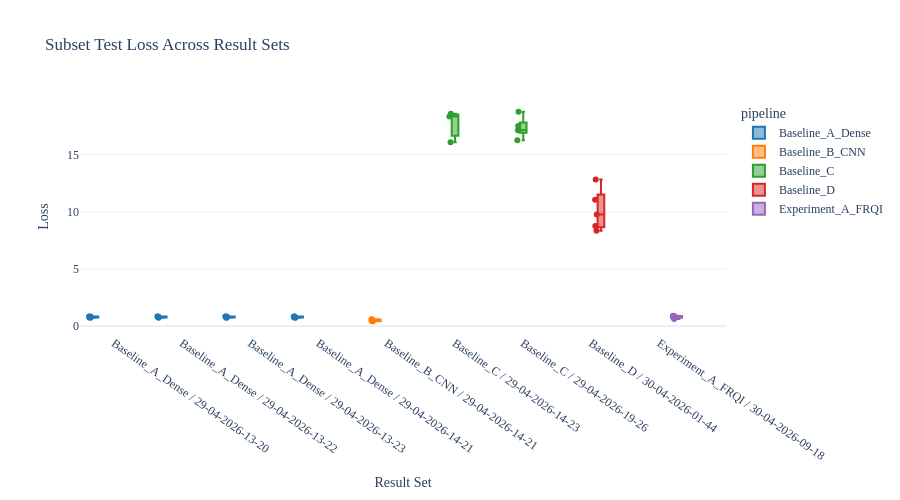
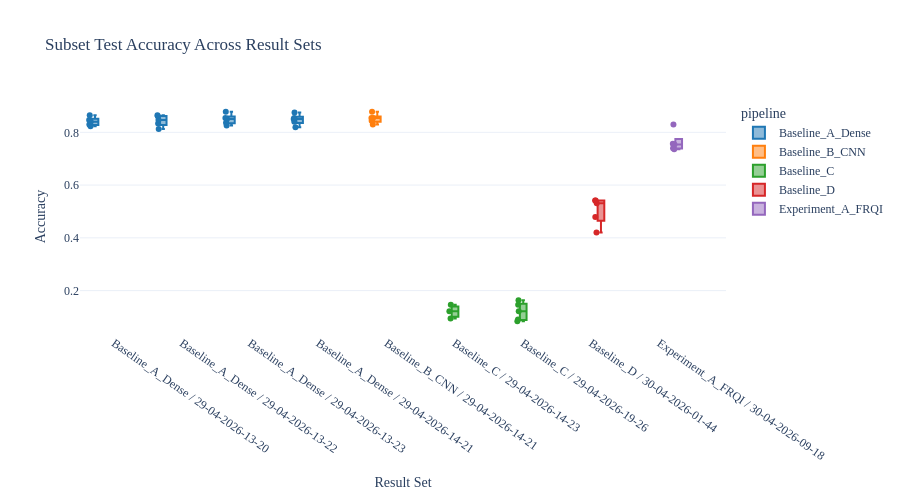
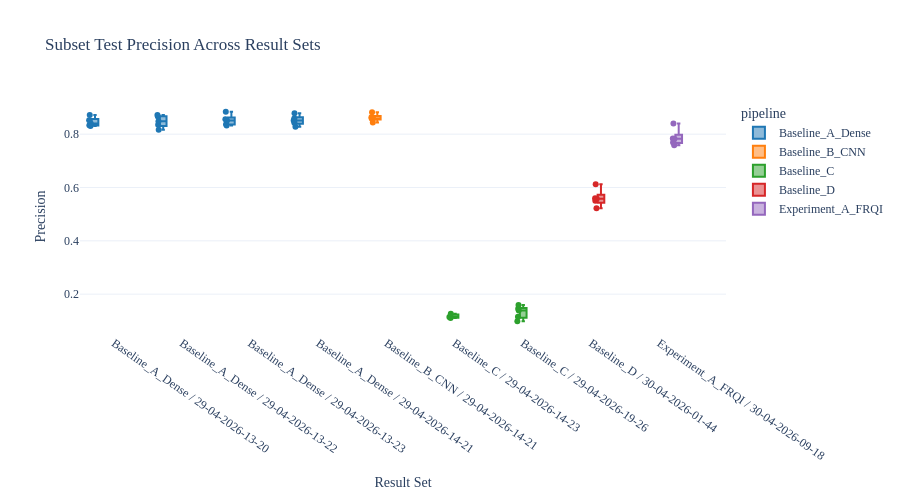
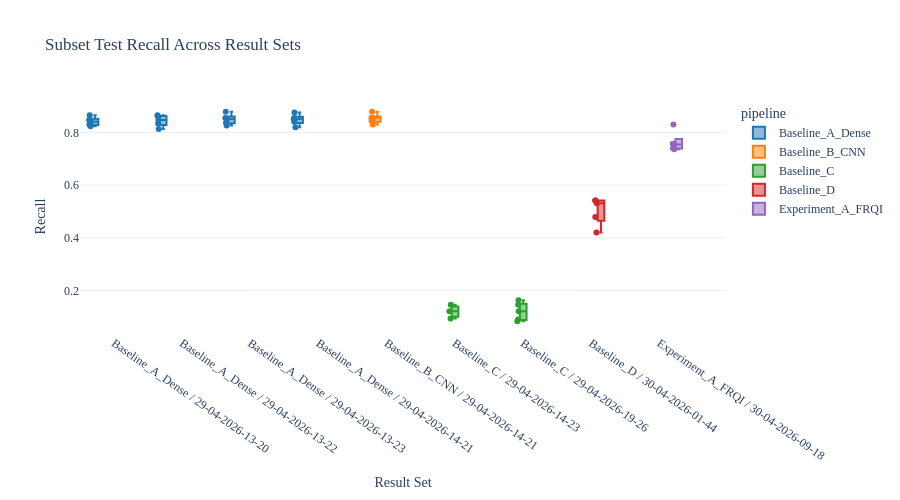

These figures' notebook cell, in order:
### Markdown cell above
## Subset Test Metric Distributions

### Code cell
def plot_test_metric_distribution(metric: str) -> go.Figure:
    data = test_long[
        (test_long["result_set"].isin(comparison_result_sets))
        & (test_long["metric"] == metric)
    ].copy()
    if data.empty:
        raise ValueError(f"No subset test data found for metric {metric!r}.")

    fig = px.box(
        data,
        x="result_set",
        y="value",
        color="pipeline",
        points="all",
        hover_data=["subset"],
        title=f"Subset Test {metric.title()} Across Result Sets",
    )
    fig.update_layout(height=500, xaxis_title="Result Set", yaxis_title=metric.title())
    fig.update_xaxes(tickangle=35)
    return fig


for metric in [metric for metric in METRIC_ORDER if metric in test_long["metric"].unique()]:
    plot_test_metric_distribution(metric).show()

### Figure 1 — Plotly figure (JSON) as saved in the notebook; plotly's stock layout.template omitted (floating-point values rounded to 4 significant figures)
{"data": [{"alignmentgroup": "True", "boxpoints": "all", "customdata": [[1], [2], [3], [4], [5], [1], [2], [3], [4], [5], [1], [2], [3], [4], [5], [1], [2], [3], [4], [5]], "hovertemplate": "pipeline=Baseline_A_Dense<br>result_set=%{x}<br>value=%{y}<br>subset=%{customdata[0]}<extra></extra>", "legendgroup": "Baseline_A_Dense", "marker": {"color": "#1F77B4"}, "name": "Baseline_A_Dense", "notched": false, "offsetgroup": "Baseline_A_Dense", "orientation": "v", "showlegend": true, "type": "box", "x": ["Baseline_A_Dense / 29-04-2026-13-20", "Baseline_A_Dense / 29-04-2026-13-20", "Baseline_A_Dense / 29-04-2026-13-20", "Baseline_A_Dense / 29-04-2026-13-20", "Baseline_A_Dense / 29-04-2026-13-20", "Baseline_A_Dense / 29-04-2026-13-22", "Baseline_A_Dense / 29-04-2026-13-22", "Baseline_A_Dense / 29-04-2026-13-22", "Baseline_A_Dense / 29-04-2026-13-22", "Baseline_A_Dense / 29-04-2026-13-22", "Baseline_A_Dense / 29-04-2026-13-23", "Baseline_A_Dense / 29-04-2026-13-23", "Baseline_A_Dense / 29-04-2026-13-23", "Baseline_A_Dense / 29-04-2026-13-23", "Baseline_A_Dense / 29-04-2026-13-23", "Baseline_A_Dense / 29-04-2026-14-21", "Baseline_A_Dense / 29-04-2026-14-21", "Baseline_A_Dense / 29-04-2026-14-21", "Baseline_A_Dense / 29-04-2026-14-21", "Baseline_A_Dense / 29-04-2026-14-21"], "x0": " ", "xaxis": "x", "y": [0.8363, 0.8138, 0.8359, 0.7246, 0.752, 0.8385, 0.8115, 0.8393, 0.7162, 0.7546, 0.8328, 0.8139, 0.8324, 0.7243, 0.751, 0.8404, 0.8058, 0.8353, 0.728, 0.7484], "y0": " ", "yaxis": "y"}, {"alignmentgroup": "True", "boxpoints": "all", "customdata": [[1], [2], [3], [4], [5]], "hovertemplate": "pipeline=Baseline_B_CNN<br>result_set=%{x}<br>value=%{y}<br>subset=%{customdata[0]}<extra></extra>", "legendgroup": "Baseline_B_CNN", "marker": {"color": "#FF7F0E"}, "name": "Baseline_B_CNN", "notched": false, "offsetgroup": "Baseline_B_CNN", "orientation": "v", "showlegend": true, "type": "box", "x": ["Baseline_B_CNN / 29-04-2026-14-21", "Baseline_B_CNN / 29-04-2026-14-21", "Baseline_B_CNN / 29-04-2026-14-21", "Baseline_B_CNN / 29-04-2026-14-21", "Baseline_B_CNN / 29-04-2026-14-21"], "x0": " ", "xaxis": "x", "y": [0.4288, 0.4568, 0.5851, 0.4068, 0.5585], "y0": " ", "yaxis": "y"}, {"alignmentgroup": "True", "boxpoints": "all", "customdata": [[1], [2], [3], [1], [2], [3], [4], [5]], "hovertemplate": "pipeline=Baseline_C<br>result_set=%{x}<br>value=%{y}<br>subset=%{customdata[0]}<extra></extra>", "legendgroup": "Baseline_C", "marker": {"color": "#2CA02C"}, "name": "Baseline_C", "notched": false, "offsetgroup": "Baseline_C", "orientation": "v", "showlegend": true, "type": "box", "x": ["Baseline_C / 29-04-2026-14-23", "Baseline_C / 29-04-2026-14-23", "Baseline_C / 29-04-2026-14-23", "Baseline_C / 29-04-2026-19-26", "Baseline_C / 29-04-2026-19-26", "Baseline_C / 29-04-2026-19-26", "Baseline_C / 29-04-2026-19-26", "Baseline_C / 29-04-2026-19-26"], "x0": " ", "xaxis": "x", "y": [18.58, 18.32, 16.07, 16.26, 17.15, 17.49, 17.11, 18.75], "y0": " ", "yaxis": "y"}, {"alignmentgroup": "True", "boxpoints": "all", "customdata": [[1], [2], [3], [4], [5]], "hovertemplate": "pipeline=Baseline_D<br>result_set=%{x}<br>value=%{y}<br>subset=%{customdata[0]}<extra></extra>", "legendgroup": "Baseline_D", "marker": {"color": "#D62728"}, "name": "Baseline_D", "notched": false, "offsetgroup": "Baseline_D", "orientation": "v", "showlegend": true, "type": "box", "x": ["Baseline_D / 30-04-2026-01-44", "Baseline_D / 30-04-2026-01-44", "Baseline_D / 30-04-2026-01-44", "Baseline_D / 30-04-2026-01-44", "Baseline_D / 30-04-2026-01-44"], "x0": " ", "xaxis": "x", "y": [9.753, 8.753, 11.05, 12.82, 8.328], "y0": " ", "yaxis": "y"}, {"alignmentgroup": "True", "boxpoints": "all", "customdata": [[1], [2], [3], [4], [5]], "hovertemplate": "pipeline=Experiment_A_FRQI<br>result_set=%{x}<br>value=%{y}<br>subset=%{customdata[0]}<extra></extra>", "legendgroup": "Experiment_A_FRQI", "marker": {"color": "#9467BD"}, "name": "Experiment_A_FRQI", "notched": false, "offsetgroup": "Experiment_A_FRQI", "orientation": "v", "showlegend": true, "type": "box", "x": ["Experiment_A_FRQI / 30-04-2026-09-18", "Experiment_A_FRQI / 30-04-2026-09-18", "Experiment_A_FRQI / 30-04-2026-09-18", "Experiment_A_FRQI / 30-04-2026-09-18", "Experiment_A_FRQI / 30-04-2026-09-18"], "x0": " ", "xaxis": "x", "y": [0.8596, 0.7552, 0.888, 0.6116, 0.8674], "y0": " ", "yaxis": "y"}], "layout": {"boxmode": "group", "height": 500, "legend": {"title": {"text": "pipeline"}, "tracegroupgap": 0}, "title": {"text": "Subset Test Loss Across Result Sets"}, "xaxis": {"anchor": "y", "domain": [0, 1], "tickangle": 35, "title": {"text": "Result Set"}}, "yaxis": {"anchor": "x", "domain": [0, 1], "title": {"text": "Loss"}}}}

### Figure 2 — Plotly figure (JSON) as saved in the notebook; plotly's stock layout.template omitted (floating-point values rounded to 4 significant figures)
{"data": [{"alignmentgroup": "True", "boxpoints": "all", "customdata": [[1], [2], [3], [4], [5], [1], [2], [3], [4], [5], [1], [2], [3], [4], [5], [1], [2], [3], [4], [5]], "hovertemplate": "pipeline=Baseline_A_Dense<br>result_set=%{x}<br>value=%{y}<br>subset=%{customdata[0]}<extra></extra>", "legendgroup": "Baseline_A_Dense", "marker": {"color": "#1F77B4"}, "name": "Baseline_A_Dense", "notched": false, "offsetgroup": "Baseline_A_Dense", "orientation": "v", "showlegend": true, "type": "box", "x": ["Baseline_A_Dense / 29-04-2026-13-20", "Baseline_A_Dense / 29-04-2026-13-20", "Baseline_A_Dense / 29-04-2026-13-20", "Baseline_A_Dense / 29-04-2026-13-20", "Baseline_A_Dense / 29-04-2026-13-20", "Baseline_A_Dense / 29-04-2026-13-22", "Baseline_A_Dense / 29-04-2026-13-22", "Baseline_A_Dense / 29-04-2026-13-22", "Baseline_A_Dense / 29-04-2026-13-22", "Baseline_A_Dense / 29-04-2026-13-22", "Baseline_A_Dense / 29-04-2026-13-23", "Baseline_A_Dense / 29-04-2026-13-23", "Baseline_A_Dense / 29-04-2026-13-23", "Baseline_A_Dense / 29-04-2026-13-23", "Baseline_A_Dense / 29-04-2026-13-23", "Baseline_A_Dense / 29-04-2026-14-21", "Baseline_A_Dense / 29-04-2026-14-21", "Baseline_A_Dense / 29-04-2026-14-21", "Baseline_A_Dense / 29-04-2026-14-21", "Baseline_A_Dense / 29-04-2026-14-21"], "x0": " ", "xaxis": "x", "y": [0.8229, 0.8299, 0.8472, 0.8403, 0.8646, 0.8125, 0.8333, 0.8611, 0.8472, 0.8646, 0.8264, 0.8368, 0.8542, 0.8507, 0.8785, 0.8194, 0.8403, 0.8542, 0.8507, 0.875], "y0": " ", "yaxis": "y"}, {"alignmentgroup": "True", "boxpoints": "all", "customdata": [[1], [2], [3], [4], [5]], "hovertemplate": "pipeline=Baseline_B_CNN<br>result_set=%{x}<br>value=%{y}<br>subset=%{customdata[0]}<extra></extra>", "legendgroup": "Baseline_B_CNN", "marker": {"color": "#FF7F0E"}, "name": "Baseline_B_CNN", "notched": false, "offsetgroup": "Baseline_B_CNN", "orientation": "v", "showlegend": true, "type": "box", "x": ["Baseline_B_CNN / 29-04-2026-14-21", "Baseline_B_CNN / 29-04-2026-14-21", "Baseline_B_CNN / 29-04-2026-14-21", "Baseline_B_CNN / 29-04-2026-14-21", "Baseline_B_CNN / 29-04-2026-14-21"], "x0": " ", "xaxis": "x", "y": [0.8542, 0.8785, 0.8299, 0.8542, 0.8438], "y0": " ", "yaxis": "y"}, {"alignmentgroup": "True", "boxpoints": "all", "customdata": [[1], [2], [3], [1], [2], [3], [4], [5]], "hovertemplate": "pipeline=Baseline_C<br>result_set=%{x}<br>value=%{y}<br>subset=%{customdata[0]}<extra></extra>", "legendgroup": "Baseline_C", "marker": {"color": "#2CA02C"}, "name": "Baseline_C", "notched": false, "offsetgroup": "Baseline_C", "orientation": "v", "showlegend": true, "type": "box", "x": ["Baseline_C / 29-04-2026-14-23", "Baseline_C / 29-04-2026-14-23", "Baseline_C / 29-04-2026-14-23", "Baseline_C / 29-04-2026-19-26", "Baseline_C / 29-04-2026-19-26", "Baseline_C / 29-04-2026-19-26", "Baseline_C / 29-04-2026-19-26", "Baseline_C / 29-04-2026-19-26"], "x0": " ", "xaxis": "x", "y": [0.1215, 0.09375, 0.1458, 0.08333, 0.09028, 0.1632, 0.1458, 0.1215], "y0": " ", "yaxis": "y"}, {"alignmentgroup": "True", "boxpoints": "all", "customdata": [[1], [2], [3], [4], [5]], "hovertemplate": "pipeline=Baseline_D<br>result_set=%{x}<br>value=%{y}<br>subset=%{customdata[0]}<extra></extra>", "legendgroup": "Baseline_D", "marker": {"color": "#D62728"}, "name": "Baseline_D", "notched": false, "offsetgroup": "Baseline_D", "orientation": "v", "showlegend": true, "type": "box", "x": ["Baseline_D / 30-04-2026-01-44", "Baseline_D / 30-04-2026-01-44", "Baseline_D / 30-04-2026-01-44", "Baseline_D / 30-04-2026-01-44", "Baseline_D / 30-04-2026-01-44"], "x0": " ", "xaxis": "x", "y": [0.4792, 0.5417, 0.4201, 0.5417, 0.5312], "y0": " ", "yaxis": "y"}, {"alignmentgroup": "True", "boxpoints": "all", "customdata": [[1], [2], [3], [4], [5]], "hovertemplate": "pipeline=Experiment_A_FRQI<br>result_set=%{x}<br>value=%{y}<br>subset=%{customdata[0]}<extra></extra>", "legendgroup": "Experiment_A_FRQI", "marker": {"color": "#9467BD"}, "name": "Experiment_A_FRQI", "notched": false, "offsetgroup": "Experiment_A_FRQI", "orientation": "v", "showlegend": true, "type": "box", "x": ["Experiment_A_FRQI / 30-04-2026-09-18", "Experiment_A_FRQI / 30-04-2026-09-18", "Experiment_A_FRQI / 30-04-2026-09-18", "Experiment_A_FRQI / 30-04-2026-09-18", "Experiment_A_FRQI / 30-04-2026-09-18"], "x0": " ", "xaxis": "x", "y": [0.7361, 0.7569, 0.7396, 0.8299, 0.7535], "y0": " ", "yaxis": "y"}], "layout": {"boxmode": "group", "height": 500, "legend": {"title": {"text": "pipeline"}, "tracegroupgap": 0}, "title": {"text": "Subset Test Accuracy Across Result Sets"}, "xaxis": {"anchor": "y", "domain": [0, 1], "tickangle": 35, "title": {"text": "Result Set"}}, "yaxis": {"anchor": "x", "domain": [0, 1], "title": {"text": "Accuracy"}}}}

### Figure 3 — Plotly figure (JSON) as saved in the notebook; plotly's stock layout.template omitted (floating-point values rounded to 4 significant figures)
{"data": [{"alignmentgroup": "True", "boxpoints": "all", "customdata": [[1], [2], [3], [4], [5], [1], [2], [3], [4], [5], [1], [2], [3], [4], [5], [1], [2], [3], [4], [5]], "hovertemplate": "pipeline=Baseline_A_Dense<br>result_set=%{x}<br>value=%{y}<br>subset=%{customdata[0]}<extra></extra>", "legendgroup": "Baseline_A_Dense", "marker": {"color": "#1F77B4"}, "name": "Baseline_A_Dense", "notched": false, "offsetgroup": "Baseline_A_Dense", "orientation": "v", "showlegend": true, "type": "box", "x": ["Baseline_A_Dense / 29-04-2026-13-20", "Baseline_A_Dense / 29-04-2026-13-20", "Baseline_A_Dense / 29-04-2026-13-20", "Baseline_A_Dense / 29-04-2026-13-20", "Baseline_A_Dense / 29-04-2026-13-20", "Baseline_A_Dense / 29-04-2026-13-22", "Baseline_A_Dense / 29-04-2026-13-22", "Baseline_A_Dense / 29-04-2026-13-22", "Baseline_A_Dense / 29-04-2026-13-22", "Baseline_A_Dense / 29-04-2026-13-22", "Baseline_A_Dense / 29-04-2026-13-23", "Baseline_A_Dense / 29-04-2026-13-23", "Baseline_A_Dense / 29-04-2026-13-23", "Baseline_A_Dense / 29-04-2026-13-23", "Baseline_A_Dense / 29-04-2026-13-23", "Baseline_A_Dense / 29-04-2026-14-21", "Baseline_A_Dense / 29-04-2026-14-21", "Baseline_A_Dense / 29-04-2026-14-21", "Baseline_A_Dense / 29-04-2026-14-21", "Baseline_A_Dense / 29-04-2026-14-21"], "x0": " ", "xaxis": "x", "y": [0.8302, 0.8338, 0.8521, 0.8403, 0.872, 0.8163, 0.835, 0.8659, 0.848, 0.8723, 0.8324, 0.8371, 0.8557, 0.8511, 0.8845, 0.8277, 0.8428, 0.8586, 0.8512, 0.8783], "y0": " ", "yaxis": "y"}, {"alignmentgroup": "True", "boxpoints": "all", "customdata": [[1], [2], [3], [4], [5]], "hovertemplate": "pipeline=Baseline_B_CNN<br>result_set=%{x}<br>value=%{y}<br>subset=%{customdata[0]}<extra></extra>", "legendgroup": "Baseline_B_CNN", "marker": {"color": "#FF7F0E"}, "name": "Baseline_B_CNN", "notched": false, "offsetgroup": "Baseline_B_CNN", "orientation": "v", "showlegend": true, "type": "box", "x": ["Baseline_B_CNN / 29-04-2026-14-21", "Baseline_B_CNN / 29-04-2026-14-21", "Baseline_B_CNN / 29-04-2026-14-21", "Baseline_B_CNN / 29-04-2026-14-21", "Baseline_B_CNN / 29-04-2026-14-21"], "x0": " ", "xaxis": "x", "y": [0.8636, 0.8823, 0.8438, 0.8588, 0.8593], "y0": " ", "yaxis": "y"}, {"alignmentgroup": "True", "boxpoints": "all", "customdata": [[1], [2], [3], [1], [2], [3], [4], [5]], "hovertemplate": "pipeline=Baseline_C<br>result_set=%{x}<br>value=%{y}<br>subset=%{customdata[0]}<extra></extra>", "legendgroup": "Baseline_C", "marker": {"color": "#2CA02C"}, "name": "Baseline_C", "notched": false, "offsetgroup": "Baseline_C", "orientation": "v", "showlegend": true, "type": "box", "x": ["Baseline_C / 29-04-2026-14-23", "Baseline_C / 29-04-2026-14-23", "Baseline_C / 29-04-2026-14-23", "Baseline_C / 29-04-2026-19-26", "Baseline_C / 29-04-2026-19-26", "Baseline_C / 29-04-2026-19-26", "Baseline_C / 29-04-2026-19-26", "Baseline_C / 29-04-2026-19-26"], "x0": " ", "xaxis": "x", "y": [0.1268, 0.1141, 0.1104, 0.1154, 0.09803, 0.1596, 0.1385, 0.1449], "y0": " ", "yaxis": "y"}, {"alignmentgroup": "True", "boxpoints": "all", "customdata": [[1], [2], [3], [4], [5]], "hovertemplate": "pipeline=Baseline_D<br>result_set=%{x}<br>value=%{y}<br>subset=%{customdata[0]}<extra></extra>", "legendgroup": "Baseline_D", "marker": {"color": "#D62728"}, "name": "Baseline_D", "notched": false, "offsetgroup": "Baseline_D", "orientation": "v", "showlegend": true, "type": "box", "x": ["Baseline_D / 30-04-2026-01-44", "Baseline_D / 30-04-2026-01-44", "Baseline_D / 30-04-2026-01-44", "Baseline_D / 30-04-2026-01-44", "Baseline_D / 30-04-2026-01-44"], "x0": " ", "xaxis": "x", "y": [0.5219, 0.5502, 0.5599, 0.5578, 0.6119], "y0": " ", "yaxis": "y"}, {"alignmentgroup": "True", "boxpoints": "all", "customdata": [[1], [2], [3], [4], [5]], "hovertemplate": "pipeline=Experiment_A_FRQI<br>result_set=%{x}<br>value=%{y}<br>subset=%{customdata[0]}<extra></extra>", "legendgroup": "Experiment_A_FRQI", "marker": {"color": "#9467BD"}, "name": "Experiment_A_FRQI", "notched": false, "offsetgroup": "Experiment_A_FRQI", "orientation": "v", "showlegend": true, "type": "box", "x": ["Experiment_A_FRQI / 30-04-2026-09-18", "Experiment_A_FRQI / 30-04-2026-09-18", "Experiment_A_FRQI / 30-04-2026-09-18", "Experiment_A_FRQI / 30-04-2026-09-18", "Experiment_A_FRQI / 30-04-2026-09-18"], "x0": " ", "xaxis": "x", "y": [0.7581, 0.784, 0.7692, 0.8401, 0.7826], "y0": " ", "yaxis": "y"}], "layout": {"boxmode": "group", "height": 500, "legend": {"title": {"text": "pipeline"}, "tracegroupgap": 0}, "title": {"text": "Subset Test Precision Across Result Sets"}, "xaxis": {"anchor": "y", "domain": [0, 1], "tickangle": 35, "title": {"text": "Result Set"}}, "yaxis": {"anchor": "x", "domain": [0, 1], "title": {"text": "Precision"}}}}

### Figure 4 — Plotly figure (JSON) as saved in the notebook; plotly's stock layout.template omitted (floating-point values rounded to 4 significant figures)
{"data": [{"alignmentgroup": "True", "boxpoints": "all", "customdata": [[1], [2], [3], [4], [5], [1], [2], [3], [4], [5], [1], [2], [3], [4], [5], [1], [2], [3], [4], [5]], "hovertemplate": "pipeline=Baseline_A_Dense<br>result_set=%{x}<br>value=%{y}<br>subset=%{customdata[0]}<extra></extra>", "legendgroup": "Baseline_A_Dense", "marker": {"color": "#1F77B4"}, "name": "Baseline_A_Dense", "notched": false, "offsetgroup": "Baseline_A_Dense", "orientation": "v", "showlegend": true, "type": "box", "x": ["Baseline_A_Dense / 29-04-2026-13-20", "Baseline_A_Dense / 29-04-2026-13-20", "Baseline_A_Dense / 29-04-2026-13-20", "Baseline_A_Dense / 29-04-2026-13-20", "Baseline_A_Dense / 29-04-2026-13-20", "Baseline_A_Dense / 29-04-2026-13-22", "Baseline_A_Dense / 29-04-2026-13-22", "Baseline_A_Dense / 29-04-2026-13-22", "Baseline_A_Dense / 29-04-2026-13-22", "Baseline_A_Dense / 29-04-2026-13-22", "Baseline_A_Dense / 29-04-2026-13-23", "Baseline_A_Dense / 29-04-2026-13-23", "Baseline_A_Dense / 29-04-2026-13-23", "Baseline_A_Dense / 29-04-2026-13-23", "Baseline_A_Dense / 29-04-2026-13-23", "Baseline_A_Dense / 29-04-2026-14-21", "Baseline_A_Dense / 29-04-2026-14-21", "Baseline_A_Dense / 29-04-2026-14-21", "Baseline_A_Dense / 29-04-2026-14-21", "Baseline_A_Dense / 29-04-2026-14-21"], "x0": " ", "xaxis": "x", "y": [0.8229, 0.8299, 0.8472, 0.8403, 0.8646, 0.8125, 0.8333, 0.8611, 0.8472, 0.8646, 0.8264, 0.8368, 0.8542, 0.8507, 0.8785, 0.8194, 0.8403, 0.8542, 0.8507, 0.875], "y0": " ", "yaxis": "y"}, {"alignmentgroup": "True", "boxpoints": "all", "customdata": [[1], [2], [3], [4], [5]], "hovertemplate": "pipeline=Baseline_B_CNN<br>result_set=%{x}<br>value=%{y}<br>subset=%{customdata[0]}<extra></extra>", "legendgroup": "Baseline_B_CNN", "marker": {"color": "#FF7F0E"}, "name": "Baseline_B_CNN", "notched": false, "offsetgroup": "Baseline_B_CNN", "orientation": "v", "showlegend": true, "type": "box", "x": ["Baseline_B_CNN / 29-04-2026-14-21", "Baseline_B_CNN / 29-04-2026-14-21", "Baseline_B_CNN / 29-04-2026-14-21", "Baseline_B_CNN / 29-04-2026-14-21", "Baseline_B_CNN / 29-04-2026-14-21"], "x0": " ", "xaxis": "x", "y": [0.8542, 0.8785, 0.8299, 0.8542, 0.8438], "y0": " ", "yaxis": "y"}, {"alignmentgroup": "True", "boxpoints": "all", "customdata": [[1], [2], [3], [1], [2], [3], [4], [5]], "hovertemplate": "pipeline=Baseline_C<br>result_set=%{x}<br>value=%{y}<br>subset=%{customdata[0]}<extra></extra>", "legendgroup": "Baseline_C", "marker": {"color": "#2CA02C"}, "name": "Baseline_C", "notched": false, "offsetgroup": "Baseline_C", "orientation": "v", "showlegend": true, "type": "box", "x": ["Baseline_C / 29-04-2026-14-23", "Baseline_C / 29-04-2026-14-23", "Baseline_C / 29-04-2026-14-23", "Baseline_C / 29-04-2026-19-26", "Baseline_C / 29-04-2026-19-26", "Baseline_C / 29-04-2026-19-26", "Baseline_C / 29-04-2026-19-26", "Baseline_C / 29-04-2026-19-26"], "x0": " ", "xaxis": "x", "y": [0.1215, 0.09375, 0.1458, 0.08333, 0.09028, 0.1632, 0.1458, 0.1215], "y0": " ", "yaxis": "y"}, {"alignmentgroup": "True", "boxpoints": "all", "customdata": [[1], [2], [3], [4], [5]], "hovertemplate": "pipeline=Baseline_D<br>result_set=%{x}<br>value=%{y}<br>subset=%{customdata[0]}<extra></extra>", "legendgroup": "Baseline_D", "marker": {"color": "#D62728"}, "name": "Baseline_D", "notched": false, "offsetgroup": "Baseline_D", "orientation": "v", "showlegend": true, "type": "box", "x": ["Baseline_D / 30-04-2026-01-44", "Baseline_D / 30-04-2026-01-44", "Baseline_D / 30-04-2026-01-44", "Baseline_D / 30-04-2026-01-44", "Baseline_D / 30-04-2026-01-44"], "x0": " ", "xaxis": "x", "y": [0.4792, 0.5417, 0.4201, 0.5417, 0.5312], "y0": " ", "yaxis": "y"}, {"alignmentgroup": "True", "boxpoints": "all", "customdata": [[1], [2], [3], [4], [5]], "hovertemplate": "pipeline=Experiment_A_FRQI<br>result_set=%{x}<br>value=%{y}<br>subset=%{customdata[0]}<extra></extra>", "legendgroup": "Experiment_A_FRQI", "marker": {"color": "#9467BD"}, "name": "Experiment_A_FRQI", "notched": false, "offsetgroup": "Experiment_A_FRQI", "orientation": "v", "showlegend": true, "type": "box", "x": ["Experiment_A_FRQI / 30-04-2026-09-18", "Experiment_A_FRQI / 30-04-2026-09-18", "Experiment_A_FRQI / 30-04-2026-09-18", "Experiment_A_FRQI / 30-04-2026-09-18", "Experiment_A_FRQI / 30-04-2026-09-18"], "x0": " ", "xaxis": "x", "y": [0.7361, 0.7569, 0.7396, 0.8299, 0.7535], "y0": " ", "yaxis": "y"}], "layout": {"boxmode": "group", "height": 500, "legend": {"title": {"text": "pipeline"}, "tracegroupgap": 0}, "title": {"text": "Subset Test Recall Across Result Sets"}, "xaxis": {"anchor": "y", "domain": [0, 1], "tickangle": 35, "title": {"text": "Result Set"}}, "yaxis": {"anchor": "x", "domain": [0, 1], "title": {"text": "Recall"}}}}
